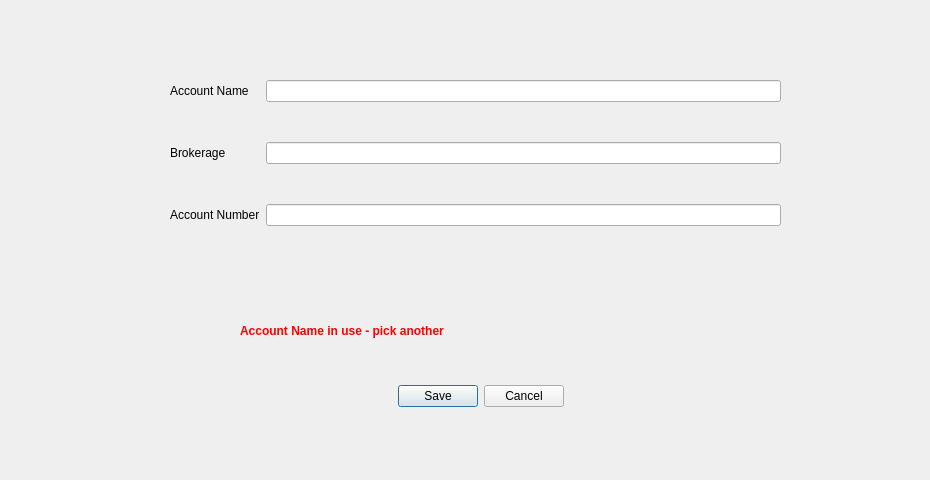
<?xml version="1.0" encoding="UTF-8"?>
<!--
Copyright (C) [2021] [David Strip]

This program is free software: you can redistribute it and/or modify
it under the terms of the GNU Affero General Public License as published
by the Free Software Foundation, either version 3 of the License, or
(at your option) any later version.

This program is distributed in the hope that it will be useful,
but WITHOUT ANY WARRANTY; without even the implied warranty of
MERCHANTABILITY or FITNESS FOR A PARTICULAR PURPOSE.  See the
GNU Affero General Public License for more details.

You should have received a copy of the GNU Affero General Public License
along with this program.  If not, see <https://www.gnu.org/licenses/>.
-->
<ui version="4.0">
 <class>AddAccountDialog</class>
 <widget class="QDialog" name="AddAccountDialog">
  <property name="geometry">
   <rect>
    <x>0</x>
    <y>0</y>
    <width>930</width>
    <height>480</height>
   </rect>
  </property>
  <property name="windowTitle">
   <string>Add Account</string>
  </property>
  <widget class="QDialogButtonBox" name="buttonBox">
   <property name="geometry">
    <rect>
     <x>170</x>
     <y>380</y>
     <width>621</width>
     <height>32</height>
    </rect>
   </property>
   <property name="orientation">
    <enum>Qt::Horizontal</enum>
   </property>
   <property name="standardButtons">
    <set>QDialogButtonBox::Cancel|QDialogButtonBox::Save</set>
   </property>
   <property name="centerButtons">
    <bool>true</bool>
   </property>
  </widget>
  <widget class="QWidget" name="formLayoutWidget">
   <property name="geometry">
    <rect>
     <x>170</x>
     <y>80</y>
     <width>611</width>
     <height>221</height>
    </rect>
   </property>
   <layout class="QFormLayout" name="formLayout">
    <property name="verticalSpacing">
     <number>40</number>
    </property>
    <item row="0" column="0">
     <widget class="QLabel" name="label">
      <property name="text">
       <string>Account Name</string>
      </property>
     </widget>
    </item>
    <item row="1" column="0">
     <widget class="QLabel" name="label_2">
      <property name="text">
       <string>Brokerage</string>
      </property>
     </widget>
    </item>
    <item row="2" column="0">
     <widget class="QLabel" name="label_3">
      <property name="text">
       <string>Account Number</string>
      </property>
     </widget>
    </item>
    <item row="0" column="1">
     <widget class="QLineEdit" name="acct_name"/>
    </item>
    <item row="1" column="1">
     <widget class="QLineEdit" name="brokerage"/>
    </item>
    <item row="2" column="1">
     <widget class="QLineEdit" name="account_number"/>
    </item>
   </layout>
  </widget>
  <widget class="QLabel" name="duplicate_account_warning">
   <property name="enabled">
    <bool>false</bool>
   </property>
   <property name="geometry">
    <rect>
     <x>240</x>
     <y>310</y>
     <width>521</width>
     <height>41</height>
    </rect>
   </property>
   <property name="styleSheet">
    <string notr="true">color: red; font-weight: bold;</string>
   </property>
   <property name="text">
    <string>Account Name in use - pick another</string>
   </property>
  </widget>
 </widget>
 <resources/>
 <connections>
  <connection>
   <sender>buttonBox</sender>
   <signal>accepted()</signal>
   <receiver>AddAccountDialog</receiver>
   <slot>accept()</slot>
   <hints>
    <hint type="sourcelabel">
     <x>248</x>
     <y>254</y>
    </hint>
    <hint type="destinationlabel">
     <x>157</x>
     <y>274</y>
    </hint>
   </hints>
  </connection>
  <connection>
   <sender>buttonBox</sender>
   <signal>rejected()</signal>
   <receiver>AddAccountDialog</receiver>
   <slot>reject()</slot>
   <hints>
    <hint type="sourcelabel">
     <x>316</x>
     <y>260</y>
    </hint>
    <hint type="destinationlabel">
     <x>286</x>
     <y>274</y>
    </hint>
   </hints>
  </connection>
 </connections>
</ui>
